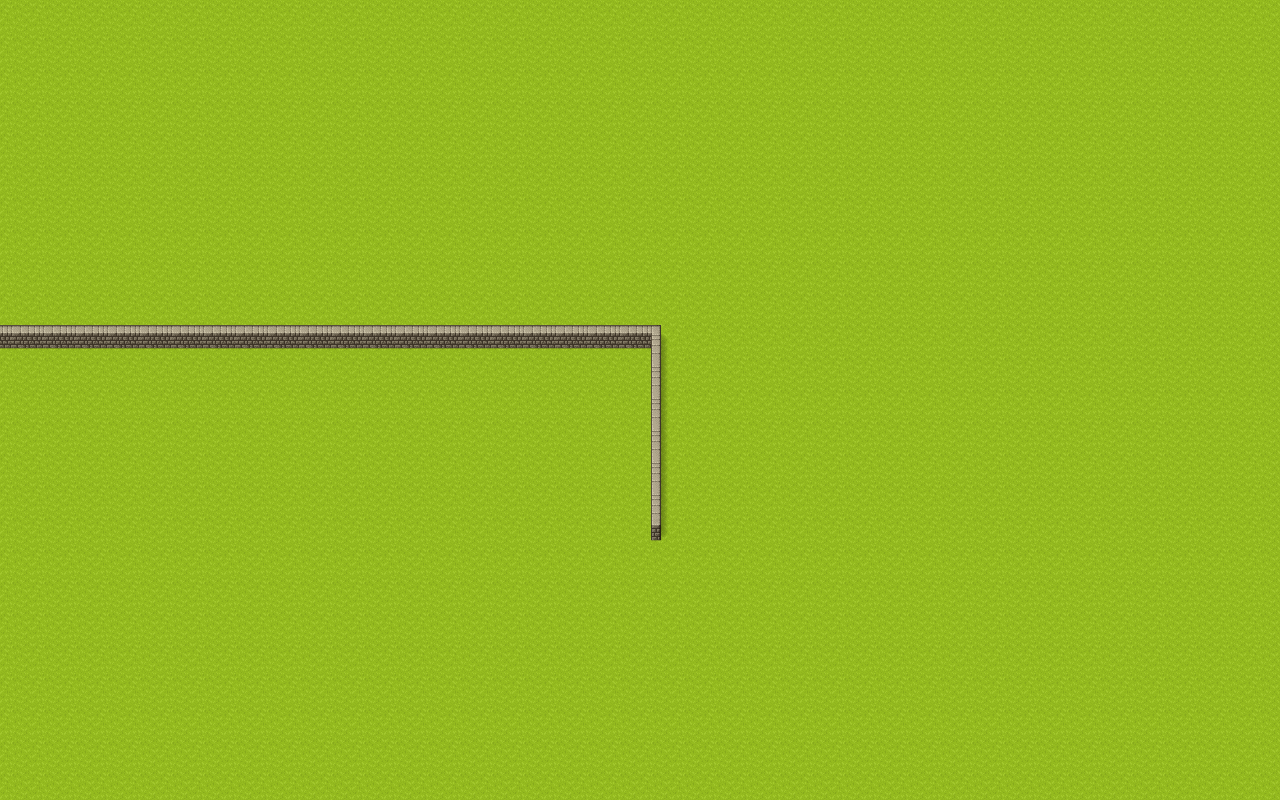

Below is a game level as drawn by its tile map, then a one-line description and the .tmx file that defines it, in full:
An orthogonal 40x25 tile map with 32x32 px tiles, 2 tile layers (ground, walls).

<map version="1.10" tiledversion="1.11.2" orientation="orthogonal" renderorder="right-down" width="40" height="25" tilewidth="32" tileheight="32" infinite="0" nextlayerid="3" nextobjectid="1">
 <tileset firstgid="1" source="[Base]BaseChip_pipo.tsx" />
 <layer id="1" name="ground" width="40" height="25">
  <data encoding="csv">
1,1,1,1,1,1,1,1,1,1,1,1,1,1,1,1,1,1,1,1,1,1,1,1,1,1,1,1,1,1,1,1,1,1,1,1,1,1,1,1,
1,1,1,1,1,1,1,1,1,1,1,1,1,1,1,1,1,1,1,1,1,1,1,1,1,1,1,1,1,1,1,1,1,1,1,1,1,1,1,1,
1,1,1,1,1,1,1,1,1,1,1,1,1,1,1,1,1,1,1,1,1,1,1,1,1,1,1,1,1,1,1,1,1,1,1,1,1,1,1,1,
1,1,1,1,1,1,1,1,1,1,1,1,1,1,1,1,1,1,1,1,1,1,1,1,1,1,1,1,1,1,1,1,1,1,1,1,1,1,1,1,
1,1,1,1,1,1,1,1,1,1,1,1,1,1,1,1,1,1,1,1,1,1,1,1,1,1,1,1,1,1,1,1,1,1,1,1,1,1,1,1,
1,1,1,1,1,1,1,1,1,1,1,1,1,1,1,1,1,1,1,1,1,1,1,1,1,1,1,1,1,1,1,1,1,1,1,1,1,1,1,1,
1,1,1,1,1,1,1,1,1,1,1,1,1,1,1,1,1,1,1,1,1,1,1,1,1,1,1,1,1,1,1,1,1,1,1,1,1,1,1,1,
1,1,1,1,1,1,1,1,1,1,1,1,1,1,1,1,1,1,1,1,1,1,1,1,1,1,1,1,1,1,1,1,1,1,1,1,1,1,1,1,
1,1,1,1,1,1,1,1,1,1,1,1,1,1,1,1,1,1,1,1,1,1,1,1,1,1,1,1,1,1,1,1,1,1,1,1,1,1,1,1,
1,1,1,1,1,1,1,1,1,1,1,1,1,1,1,1,1,1,1,1,1,1,1,1,1,1,1,1,1,1,1,1,1,1,1,1,1,1,1,1,
1,1,1,1,1,1,1,1,1,1,1,1,1,1,1,1,1,1,1,1,1,1,1,1,1,1,1,1,1,1,1,1,1,1,1,1,1,1,1,1,
1,1,1,1,1,1,1,1,1,1,1,1,1,1,1,1,1,1,1,1,1,1,1,1,1,1,1,1,1,1,1,1,1,1,1,1,1,1,1,1,
1,1,1,1,1,1,1,1,1,1,1,1,1,1,1,1,1,1,1,1,1,1,1,1,1,1,1,1,1,1,1,1,1,1,1,1,1,1,1,1,
1,1,1,1,1,1,1,1,1,1,1,1,1,1,1,1,1,1,1,1,1,1,1,1,1,1,1,1,1,1,1,1,1,1,1,1,1,1,1,1,
1,1,1,1,1,1,1,1,1,1,1,1,1,1,1,1,1,1,1,1,1,1,1,1,1,1,1,1,1,1,1,1,1,1,1,1,1,1,1,1,
1,1,1,1,1,1,1,1,1,1,1,1,1,1,1,1,1,1,1,1,1,1,1,1,1,1,1,1,1,1,1,1,1,1,1,1,1,1,1,1,
1,1,1,1,1,1,1,1,1,1,1,1,1,1,1,1,1,1,1,1,1,1,1,1,1,1,1,1,1,1,1,1,1,1,1,1,1,1,1,1,
1,1,1,1,1,1,1,1,1,1,1,1,1,1,1,1,1,1,1,1,1,1,1,1,1,1,1,1,1,1,1,1,1,1,1,1,1,1,1,1,
1,1,1,1,1,1,1,1,1,1,1,1,1,1,1,1,1,1,1,1,1,1,1,1,1,1,1,1,1,1,1,1,1,1,1,1,1,1,1,1,
1,1,1,1,1,1,1,1,1,1,1,1,1,1,1,1,1,1,1,1,1,1,1,1,1,1,1,1,1,1,1,1,1,1,1,1,1,1,1,1,
1,1,1,1,1,1,1,1,1,1,1,1,1,1,1,1,1,1,1,1,1,1,1,1,1,1,1,1,1,1,1,1,1,1,1,1,1,1,1,1,
1,1,1,1,1,1,1,1,1,1,1,1,1,1,1,1,1,1,1,1,1,1,1,1,1,1,1,1,1,1,1,1,1,1,1,1,1,1,1,1,
1,1,1,1,1,1,1,1,1,1,1,1,1,1,1,1,1,1,1,1,1,1,1,1,1,1,1,1,1,1,1,1,1,1,1,1,1,1,1,1,
1,1,1,1,1,1,1,1,1,1,1,1,1,1,1,1,1,1,1,1,1,1,1,1,1,1,1,1,1,1,1,1,1,1,1,1,1,1,1,1,
1,1,1,1,1,1,1,1,1,1,1,1,1,1,1,1,1,1,1,1,1,1,1,1,1,1,1,1,1,1,1,1,1,1,1,1,1,1,1,1
</data>
 </layer>
 <layer id="2" name="walls" width="40" height="25">
  <data encoding="csv">
0,0,0,0,0,0,0,0,0,0,0,0,0,0,0,0,0,0,0,0,0,0,0,0,0,0,0,0,0,0,0,0,0,0,0,0,0,0,0,0,
0,0,0,0,0,0,0,0,0,0,0,0,0,0,0,0,0,0,0,0,0,0,0,0,0,0,0,0,0,0,0,0,0,0,0,0,0,0,0,0,
0,0,0,0,0,0,0,0,0,0,0,0,0,0,0,0,0,0,0,0,0,0,0,0,0,0,0,0,0,0,0,0,0,0,0,0,0,0,0,0,
0,0,0,0,0,0,0,0,0,0,0,0,0,0,0,0,0,0,0,0,0,0,0,0,0,0,0,0,0,0,0,0,0,0,0,0,0,0,0,0,
0,0,0,0,0,0,0,0,0,0,0,0,0,0,0,0,0,0,0,0,0,0,0,0,0,0,0,0,0,0,0,0,0,0,0,0,0,0,0,0,
0,0,0,0,0,0,0,0,0,0,0,0,0,0,0,0,0,0,0,0,0,0,0,0,0,0,0,0,0,0,0,0,0,0,0,0,0,0,0,0,
0,0,0,0,0,0,0,0,0,0,0,0,0,0,0,0,0,0,0,0,0,0,0,0,0,0,0,0,0,0,0,0,0,0,0,0,0,0,0,0,
0,0,0,0,0,0,0,0,0,0,0,0,0,0,0,0,0,0,0,0,0,0,0,0,0,0,0,0,0,0,0,0,0,0,0,0,0,0,0,0,
0,0,0,0,0,0,0,0,0,0,0,0,0,0,0,0,0,0,0,0,0,0,0,0,0,0,0,0,0,0,0,0,0,0,0,0,0,0,0,0,
0,0,0,0,0,0,0,0,0,0,0,0,0,0,0,0,0,0,0,0,0,0,0,0,0,0,0,0,0,0,0,0,0,0,0,0,0,0,0,0,
217,217,217,217,217,217,217,217,217,217,217,217,217,217,217,217,217,217,217,217,212,0,0,0,0,0,0,0,0,0,0,0,0,0,0,0,0,0,0,0,
0,0,0,0,0,0,0,0,0,0,0,0,0,0,0,0,0,0,0,0,209,0,0,0,0,0,0,0,0,0,0,0,0,0,0,0,0,0,0,0,
0,0,0,0,0,0,0,0,0,0,0,0,0,0,0,0,0,0,0,0,209,0,0,0,0,0,0,0,0,0,0,0,0,0,0,0,0,0,0,0,
0,0,0,0,0,0,0,0,0,0,0,0,0,0,0,0,0,0,0,0,209,0,0,0,0,0,0,0,0,0,0,0,0,0,0,0,0,0,0,0,
0,0,0,0,0,0,0,0,0,0,0,0,0,0,0,0,0,0,0,0,209,0,0,0,0,0,0,0,0,0,0,0,0,0,0,0,0,0,0,0,
0,0,0,0,0,0,0,0,0,0,0,0,0,0,0,0,0,0,0,0,209,0,0,0,0,0,0,0,0,0,0,0,0,0,0,0,0,0,0,0,
0,0,0,0,0,0,0,0,0,0,0,0,0,0,0,0,0,0,0,0,218,0,0,0,0,0,0,0,0,0,0,0,0,0,0,0,0,0,0,0,
0,0,0,0,0,0,0,0,0,0,0,0,0,0,0,0,0,0,0,0,0,0,0,0,0,0,0,0,0,0,0,0,0,0,0,0,0,0,0,0,
0,0,0,0,0,0,0,0,0,0,0,0,0,0,0,0,0,0,0,0,0,0,0,0,0,0,0,0,0,0,0,0,0,0,0,0,0,0,0,0,
0,0,0,0,0,0,0,0,0,0,0,0,0,0,0,0,0,0,0,0,0,0,0,0,0,0,0,0,0,0,0,0,0,0,0,0,0,0,0,0,
0,0,0,0,0,0,0,0,0,0,0,0,0,0,0,0,0,0,0,0,0,0,0,0,0,0,0,0,0,0,0,0,0,0,0,0,0,0,0,0,
0,0,0,0,0,0,0,0,0,0,0,0,0,0,0,0,0,0,0,0,0,0,0,0,0,0,0,0,0,0,0,0,0,0,0,0,0,0,0,0,
0,0,0,0,0,0,0,0,0,0,0,0,0,0,0,0,0,0,0,0,0,0,0,0,0,0,0,0,0,0,0,0,0,0,0,0,0,0,0,0,
0,0,0,0,0,0,0,0,0,0,0,0,0,0,0,0,0,0,0,0,0,0,0,0,0,0,0,0,0,0,0,0,0,0,0,0,0,0,0,0,
0,0,0,0,0,0,0,0,0,0,0,0,0,0,0,0,0,0,0,0,0,0,0,0,0,0,0,0,0,0,0,0,0,0,0,0,0,0,0,0
</data>
 </layer>
</map>
